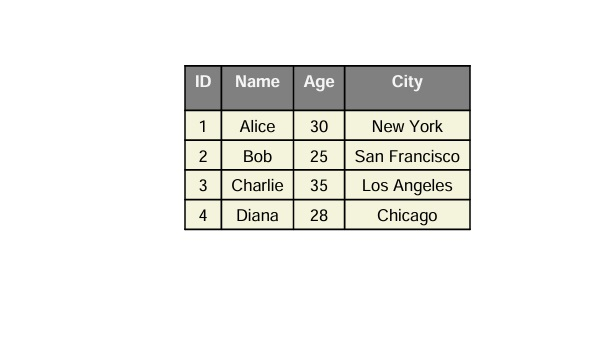
#> input picture resources/images/4.jpg, 607 x 353 px
$ jupyter execute --allow-errors img2table_usage.ipynb
#> lines starting #> are read from the running program, lines starting #| are printed output that depends on the picture
[cell 1]
from img2table.document import Image
from img2table.ocr import TesseractOCR
import pandas as pd

#> (a cell that did not finish here is left out)

[cell 3]
from img2table.document import Image
from img2table.ocr import TesseractOCR
import pandas as pd

# Загрузка изображения с таблицей
img_path = '../resources/images/4.jpg'
#> (the rest of this cell did not finish here and is left out)

[cell 4]
import cv2
import matplotlib.pyplot as plt

image = cv2.imread(img_path)
#> image is the input picture: shape (353, 607, 3); mean B, G, R 236.1, 239.2, 239.2

image_rgb = cv2.cvtColor(image, cv2.COLOR_BGR2RGB)

plt.imshow(image_rgb)
plt.axis('off')
plt.show()

[cell 5]
import cv2
import matplotlib.pyplot as plt

# Загрузка изображения
image = cv2.imread(img_path)

# Координаты bbox
x1, y1, x2, y2 = 185, 66, 470, 229

# Перевод изображения из BGR (OpenCV) в RGB (matplotlib)
image_rgb = cv2.cvtColor(image, cv2.COLOR_BGR2RGB)

# Рисование прямоугольника (Bounding Box)
# cv2.rectangle(image, (x1, y1), (x2, y2), color, thickness)
cv2.rectangle(image_rgb, (x1, y1), (x2, y2), (0, 255, 0), 2)  # Зеленый цвет и толщина 2
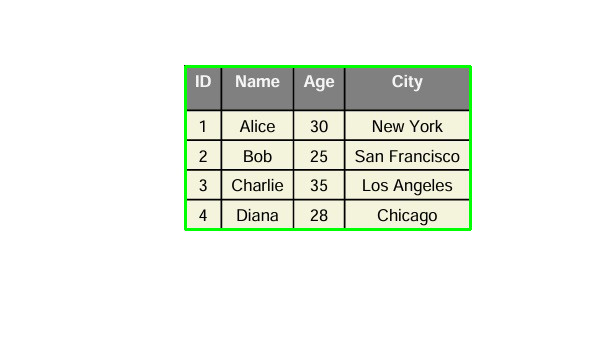
#> image_rgb: shape (353, 607, 3); mean R, G, B 238.1, 241.2, 235

# Отображение изображения с bbox через matplotlib
plt.imshow(image_rgb)
plt.axis('off')  # Отключаем оси
plt.show()


$ run again, with resources/images/10.png saved as resources/images/4.jpg
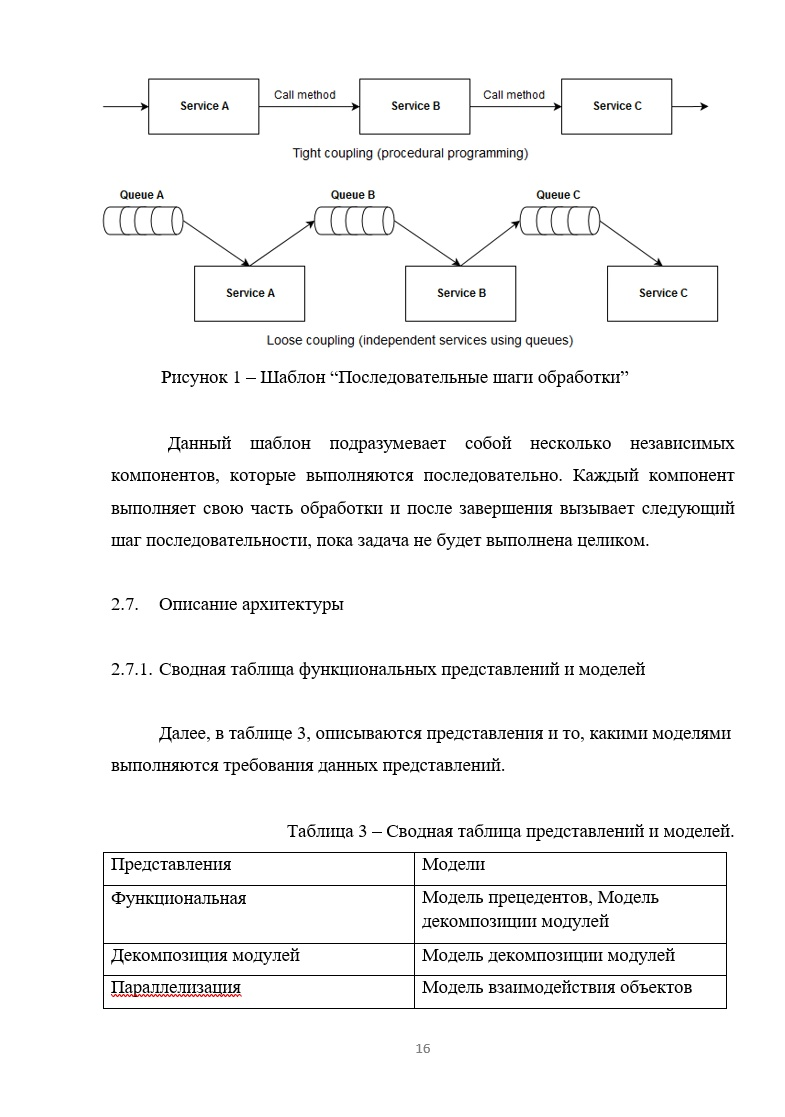
#> input picture resources/images/10.png, 785 x 1117 px
#> image is the input picture: shape (1117, 785, 3); mean B, G, R 245.2, 245.2, 245.2
#> `cv2.rectangle(image_rgb, (x1, y1), (x2, y2), (0, 255, 0), 2)`:
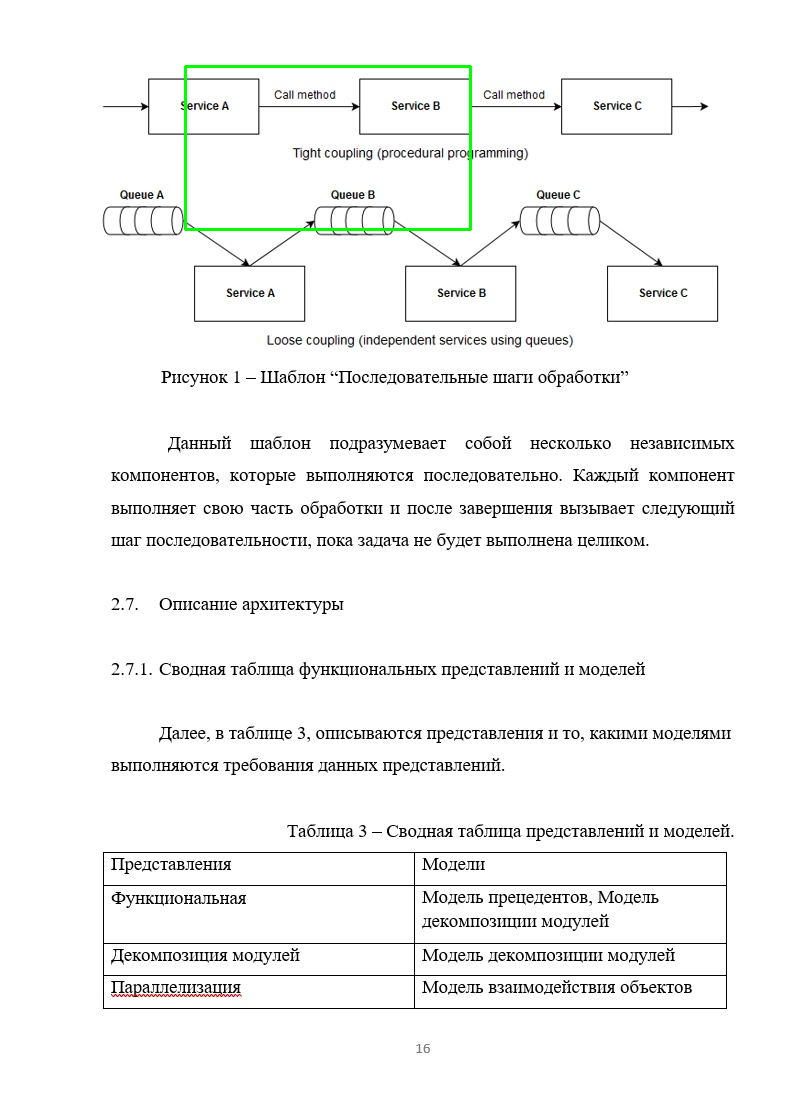
#> image_rgb: shape (1117, 785, 3); mean R, G, B 244.5, 245.2, 244.4

$ run again, with resources/images/3.png saved as resources/images/4.jpg
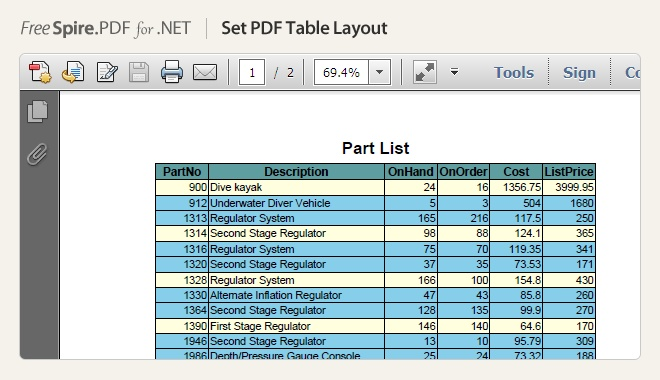
#> input picture resources/images/3.png, 660 x 380 px
#> image is the input picture: shape (380, 660, 3); mean B, G, R 215.1, 214.4, 202
#> `cv2.rectangle(image_rgb, (x1, y1), (x2, y2), (0, 255, 0), 2)`:
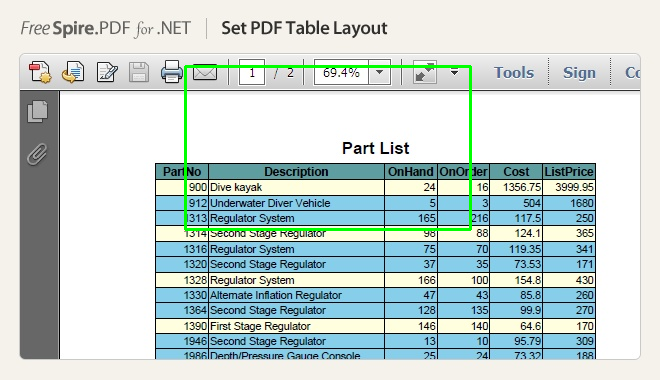
#> image_rgb: shape (380, 660, 3); mean R, G, B 199.6, 214.7, 212.7

$ run again, with resources/images/8.png saved as resources/images/4.jpg
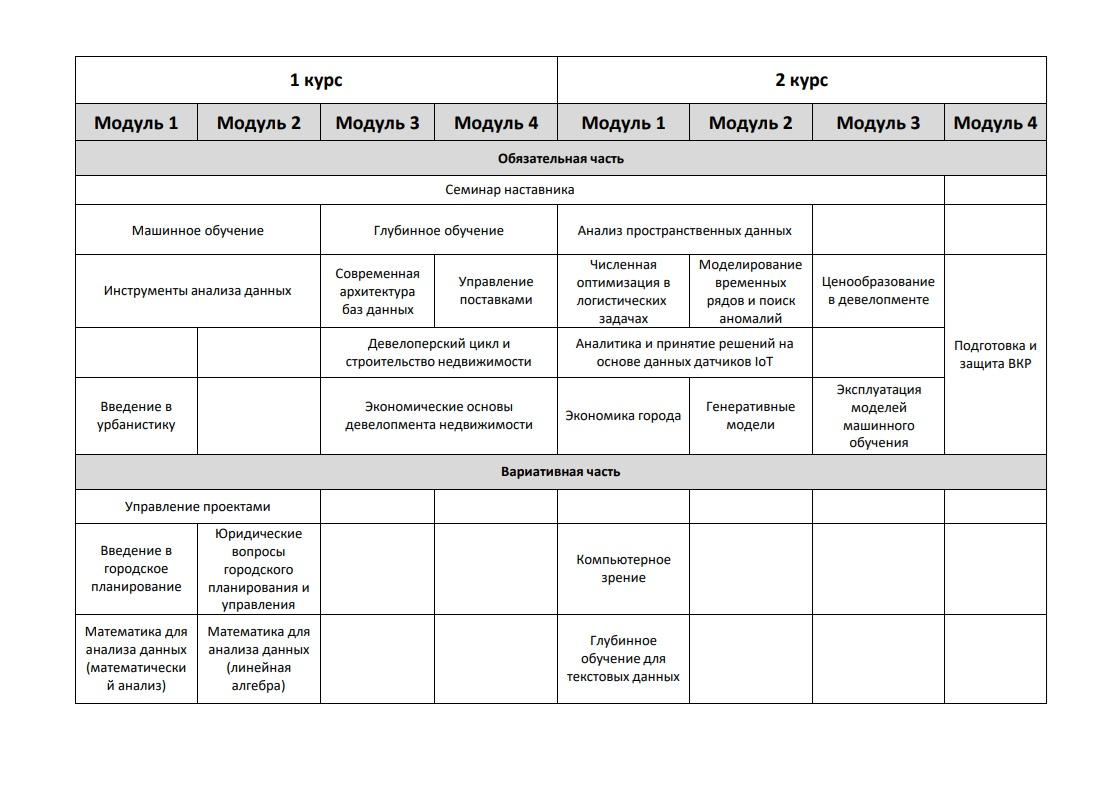
#> input picture resources/images/8.png, 1119 x 789 px
#> image is the input picture: shape (789, 1119, 3); mean B, G, R 239.6, 239.7, 239.7
#> `cv2.rectangle(image_rgb, (x1, y1), (x2, y2), (0, 255, 0), 2)`:
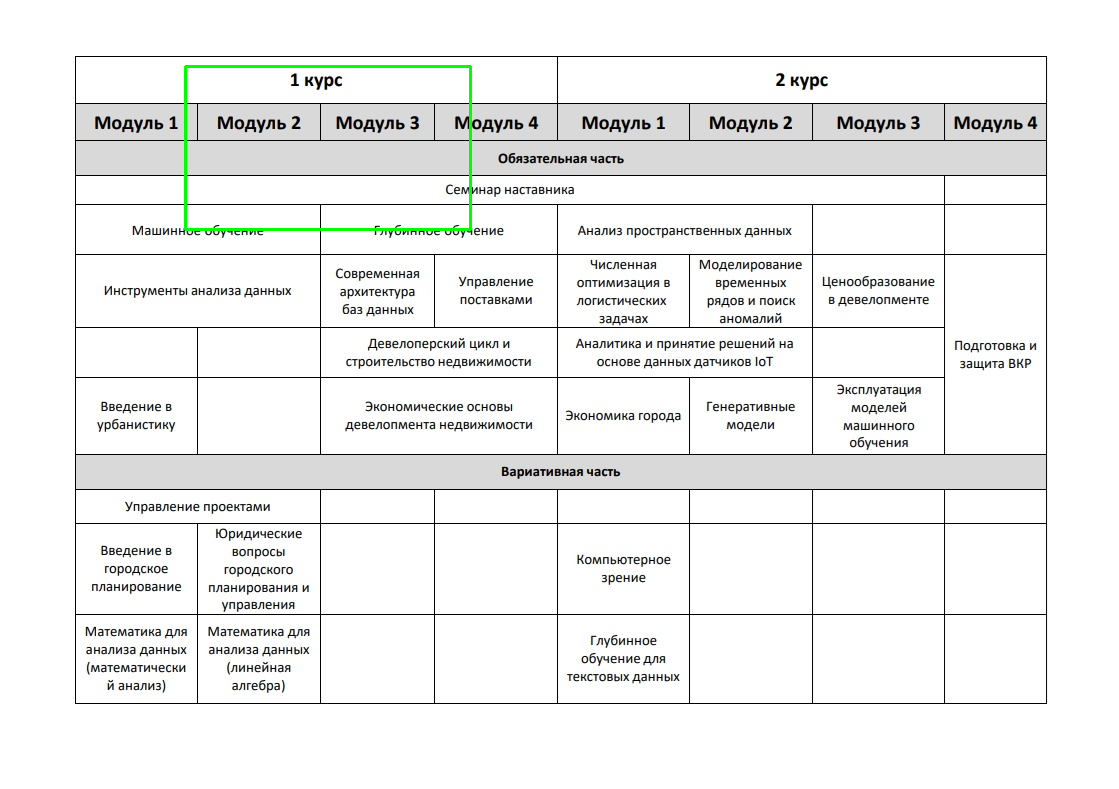
#> image_rgb: shape (789, 1119, 3); mean R, G, B 239, 239.8, 238.9
